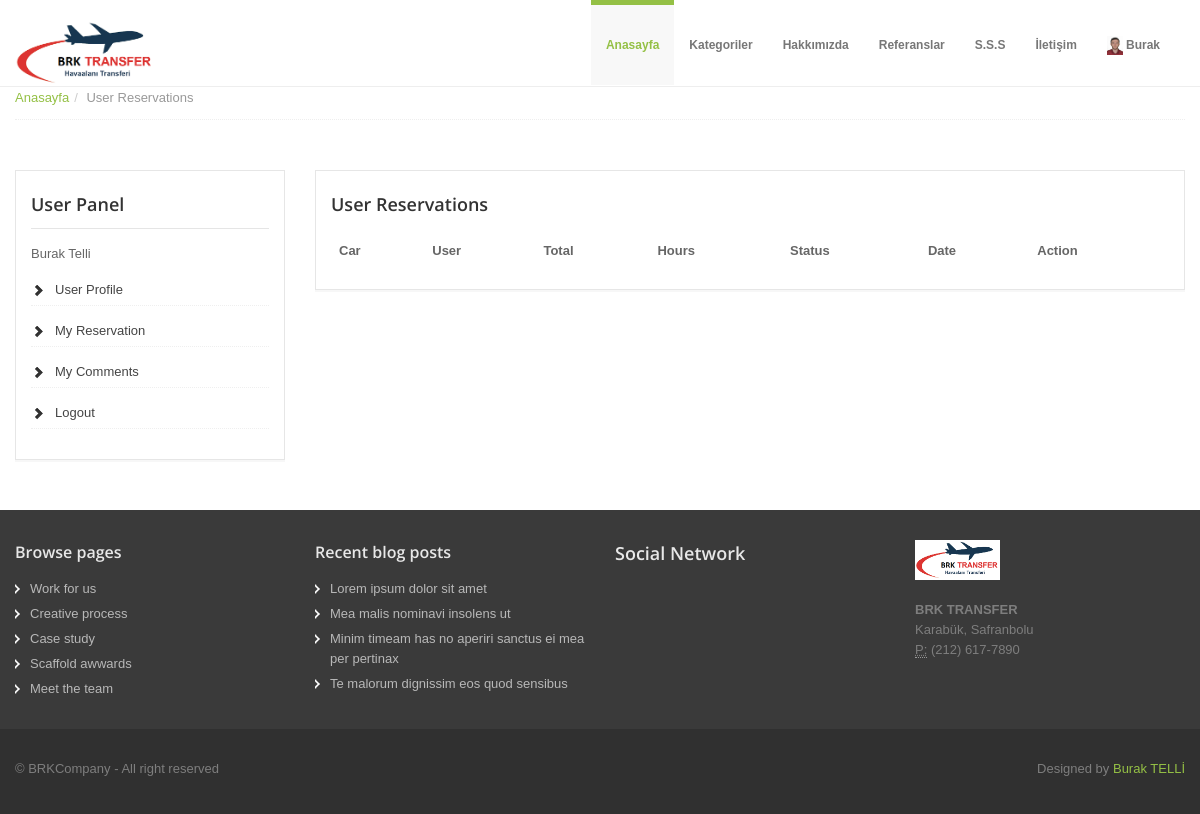
Page /user/reservations/ (signed in) on the earlier database version.
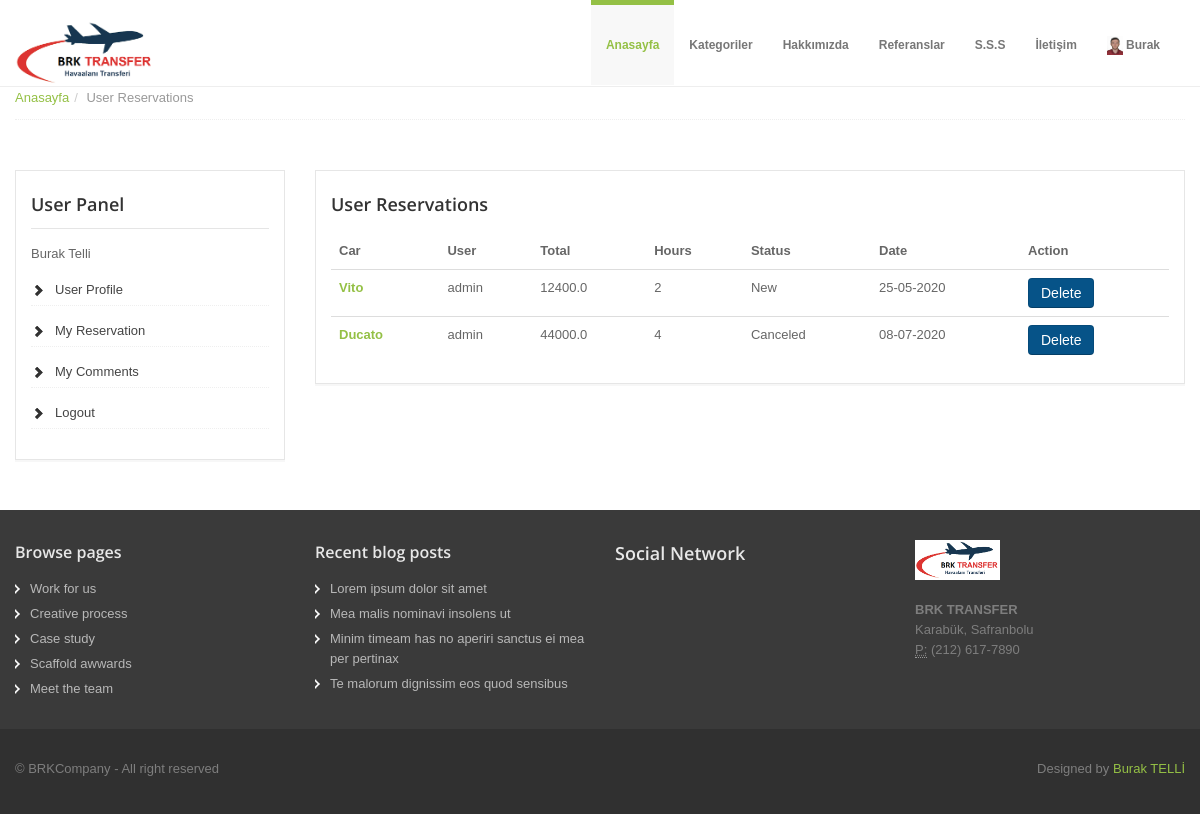
Same page on the later database version.
### home/models.py (models this page shows, shortened)
class UserProfile(models.Model):
    user = models.OneToOneField(User, on_delete=models.CASCADE)
    phone = models.CharField(blank=True, max_length=20)
    address = models.CharField(blank=True, max_length=150)
    city = models.CharField(blank=True, max_length=20)
    country = models.CharField(blank=True, max_length=20)
    image = models.ImageField(blank=True, upload_to='images/users/')
    def user_name(self):
        return '[' +self.user.username + '] ' +self.user.first_name+self.user.last_name
    def image_tag(self):
        return mark_safe('<img src="{}" height="50"/>'.format(self.image.url))
    image_tag.short_description = 'Image'

### car/models.py (models this page shows, shortened)
class Reservation(models.Model):
    STATUS = (
        ('New', 'New'),
        ('Accepted', 'Accepted'),
        ('Completed', 'Completed'),
        ('Canceled', 'Canceled'),
    )
    car = models.ForeignKey(Car, on_delete=models.CASCADE)
    user = models.ForeignKey(User, on_delete=models.CASCADE)
    name = models.CharField(max_length=50, blank=True)
    surname = models.CharField(max_length=50, blank=True)
    hours = models.IntegerField(blank=True)
    status = models.CharField(max_length=10, choices=STATUS, default='New')
    check_in = models.DateField(default=date.today().strftime('%d-%m-%Y'), blank=True)
    create_at = models.DateTimeField(auto_now_add=True)
    update_at = models.DateTimeField(auto_now=True)
    @property
    def total(self):
        return (self.hours * self.car.price)

class Car(models.Model):
    STATUS = (
        ('True', 'Evet'),
        ('False', 'Hayır'),
    )
    category = models.ForeignKey(Category, on_delete=models.CASCADE)
    title = models.CharField(blank=True, max_length=150)
    keywords = models.CharField(blank=True, max_length=255)
    description = models.CharField(blank=True, max_length=255)
    marka = models.CharField(blank=True, max_length=255)
    model = models.CharField(blank=True, max_length=255)
    kisi_sayisi = models.IntegerField()
    image = models.ImageField(blank=True, upload_to='images/')
    price = models.FloatField()
    detail = RichTextUploadingField()
    slug = models.SlugField(null=False, unique=True)
    status = models.CharField(max_length=10, choices=STATUS)
    create_at = models.DateTimeField(auto_now_add=True)
    update_at = models.DateTimeField(auto_now = True)
    def image_tag(self):
        return mark_safe('<img src="{}" height="50"/>'.format(self.image.url))
    image_tag.short_description = 'Image'

### user/views.py (the view)
# urls.py: path('reservations/', views.reservations, name='reservations')
@login_required(login_url='/login')
def reservations(request):
    category = Category.objects.all()
    current_user = request.user
    reservations = Reservation.objects.filter(user_id = current_user.id)
    if current_user.is_authenticated:
        profile = UserProfile.objects.get(user_id=current_user.id)
        context = {
            'category': category,
            'reservations': reservations,
            'profile': profile,
        }
        return render(request, 'user_reservations.html', context)
    else:
        context = {
            'category': category,
            'reservations': reservations,
        }
        return render(request, 'user_reservations.html', context)

### user/templates/user_reservations.html (shortened to what this page needs)
{% extends "homebase.html" %}
{% block body %}
<section id="breadcrumb">
    <div class="container">
        <div class="row">
            <div class="span12">
                <ul class="breadcrumb notop">
                    <li><a href="/">Anasayfa</a><span class="divider">/</span></li>
                    <li class="active">User Reservations</li>
                </ul>
            </div>
        </div>
    </div>
</section>
<section id="maincontent">
    <div class="container">
        <div class="row">
            <div class="span3">
                <aside>
                    {% include "user_panel.html" %}
                </aside>
            </div>
            <div class="span9">
                <aside>
                    <h4>User Reservations</h4>
                    <table class="table">
                        <thead>
                        <tr>
                            <th>Car</th>
                            <th>User</th>
                            <th>Total</th>
                            <th>Hours</th>
                            <th>Status</th>
                            <th>Date</th>
                            <th>Action</th>
                        </tr>
                        </thead>
                        <tbody>
                        {% for rs in reservations %}
                        <tr>
                            <td>
                                <a href="/car/{{ rs.car_id }}/{{ rs.car.slug }}">
                                    <strong>{{ rs.car.title}}</strong>
                                </a>
                            </td>
                            <td>{{ rs.user }}</td>
                            <td>{{ rs.total }}</td>
                            <td>{{ rs.hours }}</td>
                            <td>{{ rs.status }}</td>
                            <td>{{ rs.check_in | date:'d-m-Y' }}</td>
                            <td><a class="btn btn-primary" href="/user/deletereservation/{{ rs.id }}" onclick="return confirm('Will be deleted ! Are you sure')">Delete</a></td>
                        {% endfor %}
                        </tbody>
                    </table>
                </aside>
            </div>
        </div>
    </div>
</section>
{% endblock %}

### home/templates/homebase.html (shortened to what this page needs)
<!DOCTYPE html>
<html lang="en">
<head>
    {% load static %}
    <link href="{% static 'assets/css/bootstrap.css'%}" rel="stylesheet">
    <link href="{% static 'assets/css/bootstrap-responsive.css'%}" rel="stylesheet">
    <link href="{% static 'assets/css/docs.css'%}" rel="stylesheet">
    <link href="{% static 'assets/css/prettyPhoto.css'%}" rel="stylesheet">
    <link href="{% static 'assets/js/google-code-prettify/prettify.css'%}" rel="stylesheet">
    <link href="{% static 'assets/css/flexslider.css'%}" rel="stylesheet">
    <link href="{% static 'assets/css/sequence.css'%}" rel="stylesheet">
    <link href="{% static 'assets/css/style.css'%}" rel="stylesheet">
    <link href="{% static 'assets/color/default.css'%}" rel="stylesheet">
    <link rel="stylesheet" href="https://ajax.googleapis.com/ajax/libs/jqueryui/1.11.4/themes/smoothness/jquery-ui.css">
</head>
<body>
{% block header %} {% include "header.html" %} {% endblock %}
{% block body %} {% endblock %}
{% include 'footer.html'%}
</body>
</html>

### home/templates/header.html (shortened to what this page needs)
{% load static %}
<header>
  <div class="navbar navbar-fixed-top">
    <div class="navbar-inner">
      <div class="container">
        <a class="brand logo" href="/"><img src="{% static 'assets/img/resim.png'%}" height="140" width="140" alt=""></a>
        <div class="navigation">
          <nav>
            <ul class="nav topnav">
              <li class="dropdown active">
                <a href="/">Anasayfa</a>
              </li>
              <li class="dropdown">
                <a href="#">Kategoriler</a>
                  {% load mptt_tags %}
              </li>
              <li class="dropdown">
                <a href="/hakkimizda">Hakkımızda</a>
              </li>
              <li class="dropdown">
                <a href="/referanslar">Referanslar</a>
              </li>
              <li class="dropdown">
                <a href="/sss">S.S.S</a>
              </li>
              <li class="dropdown">
                <a href="/iletisim">İletişim</a>
              </li>
              <li class="dropdown">
                {% if user.id is not None %}
                <a href="#"><img alt="image" src="{{ profile.image.url }}" style="height: 19px">
                  {{ user.first_name }}</a>
                {% else %}
                <a href="#">Login/Join</a>
                {% endif %}
              </li>
            </ul>
          </nav>
        </div>
      </div>
    </div>
  </div>
</header>

### user/templates/user_panel.html
<div class="widget">
    <h4>User Panel</h4>
    {{ user.first_name }}
    {{ user.last_name }}
    <ul class="cat">
        <li><a href="/user">User Profile</a></li>
        <li><a href="/user/reservations">My Reservation</a></li>
        <li><a href="/user/comments">My Comments</a></li>
        <li><a href="/logout">Logout</a></li>
    </ul>
</div>

### home/templates/footer.html (shortened to what this page needs)
{% load static %}
<footer class="footer">
  <div class="container">
    <div class="row">
      <div class="span3">
        <div class="widget">
          <h5>Browse pages</h5>
          <ul class="regular">
            <li><a href="#">Work for us</a></li>
            <li><a href="#">Creative process</a></li>
            <li><a href="#">Case study</a></li>
            <li><a href="#">Scaffold awwards</a></li>
            <li><a href="#">Meet the team</a></li>
          </ul>
        </div>
      </div>
      <div class="span3">
        <div class="widget">
          <h5>Recent blog posts</h5>
          <ul class="regular">
            <li><a href="#">Lorem ipsum dolor sit amet</a></li>
            <li><a href="#">Mea malis nominavi insolens ut</a></li>
            <li><a href="#">Minim timeam has no aperiri sanctus ei mea per pertinax</a></li>
            <li><a href="#">Te malorum dignissim eos quod sensibus</a></li>
          </ul>
        </div>
      </div>
      <div class="span3">
        <h4>Social Network</h4>
        <ul class="socialIcon">
        </ul>
      </div>
      <div class="span3">
        <div class="widget">
          <a class="brand logo" href="/">
            <img src="{% static 'assets/img/resim.png'%}" alt="" style="height:40px">
          </a>
          <address>
            <strong>BRK TRANSFER</strong><br>
            Karabük, Safranbolu<br>
            <abbr title="Phone">P:</abbr> (212) 617-7890
          </address>
        </div>
      </div>
    </div>
  </div>
  <div class="verybottom">
    <div class="container">
      <div class="row">
        <div class="span6">
          <p>
            &copy; BRKCompany - All right reserved
          </p>
        </div>
        <div class="span6">
          <div class="credits">
            Designed by <a href="#">Burak TELLİ</a>
          </div>
        </div>
      </div>
    </div>
  </div>
</footer>
{% load static %}

### home/static/assets/css/docs.css (style rules this page uses)
section { padding-top: 30px; }
h2 + table, h3 + table, h4 + table, h2 + .row { margin-top: 5px; }

### home/static/assets/css/style.css (style rules this page uses)
.row { margin-bottom: 20px; }
header .navbar .brand.logo { padding: 0; margin-left: 0; margin-top: 20px; }
.navbar .nav { margin-top: 5px; }
.navbar .nav li.active { margin-top: -5px; }
.navbar .nav li.active a, .navbar .nav li.active a:hover { background: #f8f8f8; }
.navbar ul.topnav { float: right; }
.navbar .nav>li>a { float: none; font-size: 12px; padding: 30px 15px 30px; color: #777777; text-decoration: none; text-shadow: none; font-weight: bold; }
#maincontent { z-index: 1000; margin-top: 0px; }
aside { padding: 20px 15px 0 15px; margin: 0 0 30px 0; border: 1px solid #e6e6e6; -webkit-box-shadow: 0 2px 0 rgba(0, 0, 0, 0.03); -moz-box-shadow: 0 2px 0 rgba(0, 0, 0, 0.03); box-shadow: 0 2px 0 rgba(0, 0, 0, 0.03); -webkit-box-sizing: border-box; -moz-box-sizing: border-box; box-sizing: border-box; }
aside .widget { margin-bottom: 30px; }
aside .widget ul { list-style: none; margin-left: 0; }
aside .widget ul li { border-bottom: 1px dotted #efefef; margin: 15px 0 0 0; padding-bottom: 5px; }
aside .widget h4 { border-bottom: 1px solid #e5e5e5; padding-bottom: 10px; margin-bottom: 15px; }
aside .widget ul.cat { list-style: none; margin-left: 0; }
aside .widget ul.cat li { padding-left: 24px; background-image: url("../img/glyphicons-halflings.png"); background-repeat: no-repeat; background-position: -456px -69px; }
aside .widget ul.cat li a { color: #444; }
#breadcrumb .breadcrumb { margin: -30px 0 0 0; border-bottom: 1px dotted #eeeeee; padding-bottom: 10px; }
.breadcrumb>li { display: inline-block; *display: inline; line-height: 1.6em; *zoom: 1; }
.breadcrumb>li>.divider { padding: 0 5px; color: #ccc; }
footer { padding-top: 30px; color: #7e7e7e; }
footer.footer { background: #3a3a3a; }
footer h1, footer h2, footer h3, footer h4, footer h5, footer h6 { color: #e8e8e8; }
footer .verybottom { padding-top: 30px; background: #303030; }
footer ul.regular li a, footer .nav-list li.nav-header { text-shadow: none; color: #b8b8b8; }
footer ul.regular, footer ul.nav { margin-left: 0; list-style: none; }
footer ul.regular li { background-attachment: scroll; background: url(../img/list/white-arrow.png) no-repeat 0 5px; padding-left: 15px; margin-top: 5px; margin-left: 0; }
footer .logo img { margin-bottom: 20px; }
.credits { text-align: right; }

### home/static/assets/color/default.css (style rules this page uses)
a { color: #94c045; }
.navbar .nav li.active { border-top:5px solid #94c045; }
.navbar .nav li.active a { color:#94c045; }

Differences in the rows shown:
added Reservation: car "Vito", user "admin", total "12400.0", hours "2", status "New", check_in "25-05-2020"
added Reservation: car "Ducato", user "admin", total "44000.0", hours "4", status "Canceled", check_in "08-07-2020"
